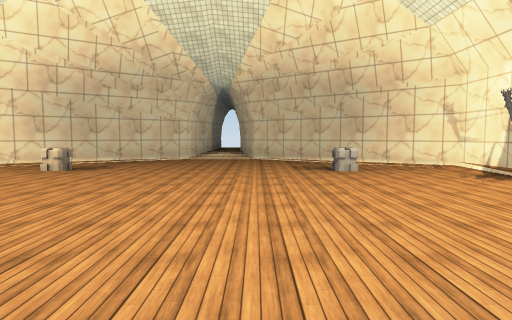
view 1 (above)

12 first-person views from a walk through a Unity game level. The camera is 1.5 m above the floor, tilts 4° down and sees 75° across. Doors are open. The floor is counted in squares, 2 m on a side. Each view is taken from the middle of a square. On the plan, view 1 faces up. The plan holds only what a view shows up to about 11 squares ahead; the rest is blank. The place goes on beyond the plan. Some surface patterns are stand-ins.

view 2
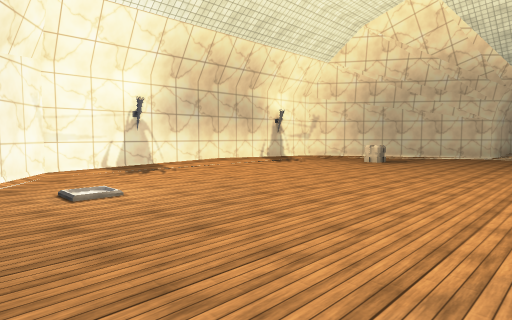

view 3
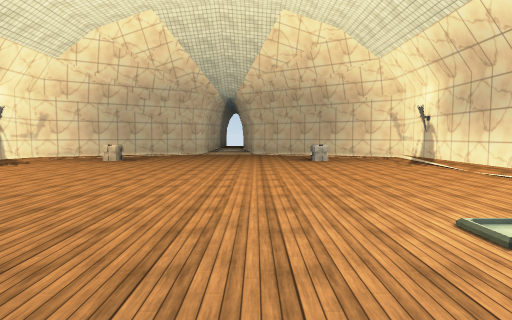

view 4
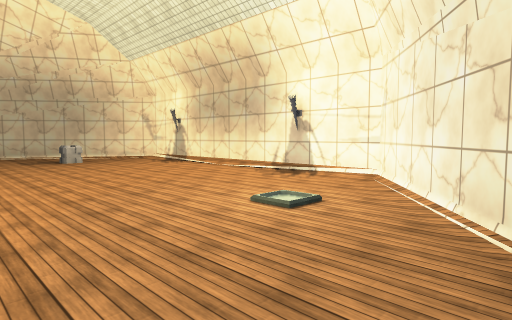

view 5
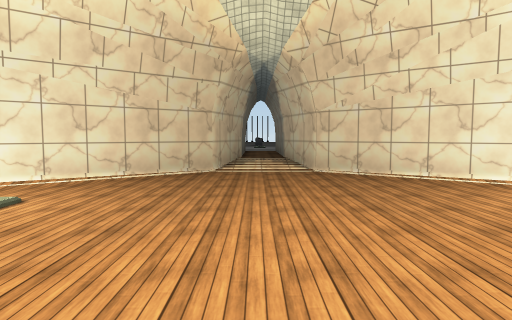

view 6
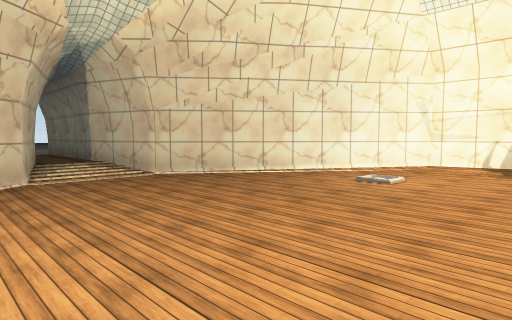

view 7
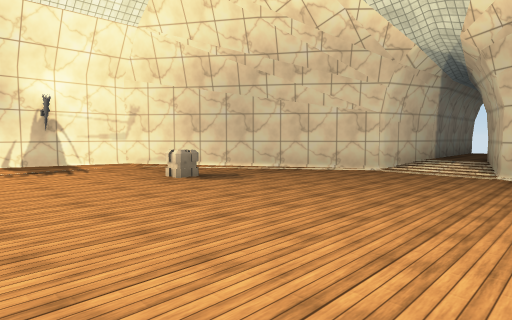

view 8
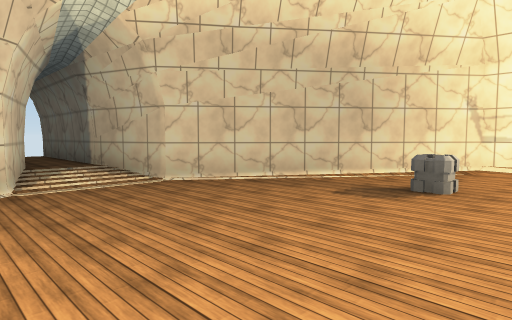

view 9
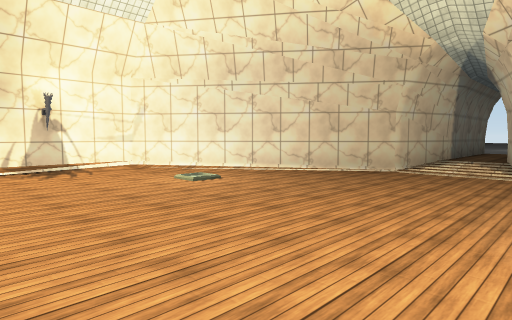

view 10
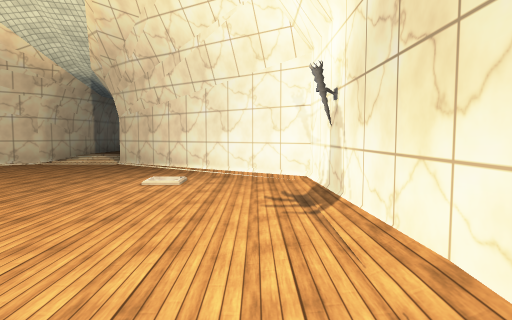

view 11
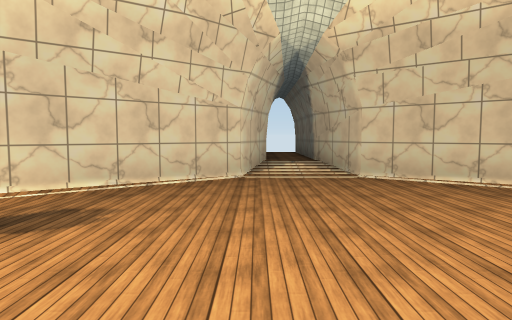

view 12
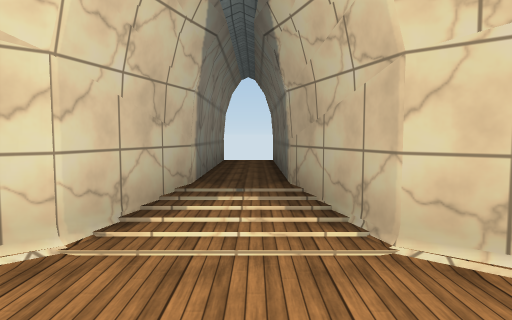

### Floor plan
Key: @ floor where view 1 was taken; # wall or solid block; . main floor; : floor 0.5 m higher than the main floor; / step, stairs or slope; D open door; O other object.
Columns run from 7 left of view 1 to 5 right of it. Each row starts with its distance up from view 1.
 17      ###
 16      #:#
 15      #:#
 14      #:#
 13      #:#
 12     ##/#
 11    ##/.##
 10   ##.....##
  9  ##.......##
  8 #/O......O.##
  7 #...........#
  6 #...........#
  5 #...........#
  4 #...........#
  3 #...........#
  2 #...........#
  1 #...........#
  0 #.O....@.O..#
 -1 #/.........##
 -2  ##.......##
 -3   ##.....##
 -4    ##/.##
 -5     ##/#
 -6      #D#
 -7      #:#
 -8      #:#

Where each view was taken, in squares from view 1:
view 1: 0 up, 0 right, facing up
view 2: 2 down, 0 right, facing up-left
view 3: 3 down, 0 right, facing up
view 4: 3 down, 1 left, facing up-right
view 5: 3 up, 1 left, facing down
view 6: 2 up, 1 right, facing down-left
view 7: 4 up, 1 right, facing up-left
view 8: 6 up, 3 left, facing up-right
view 9: 3 up, 3 left, facing down-right
view 10: 5 up, 6 left, facing down
view 11: 5 up, 2 left, facing up
view 12: 9 up, 1 left, facing up
